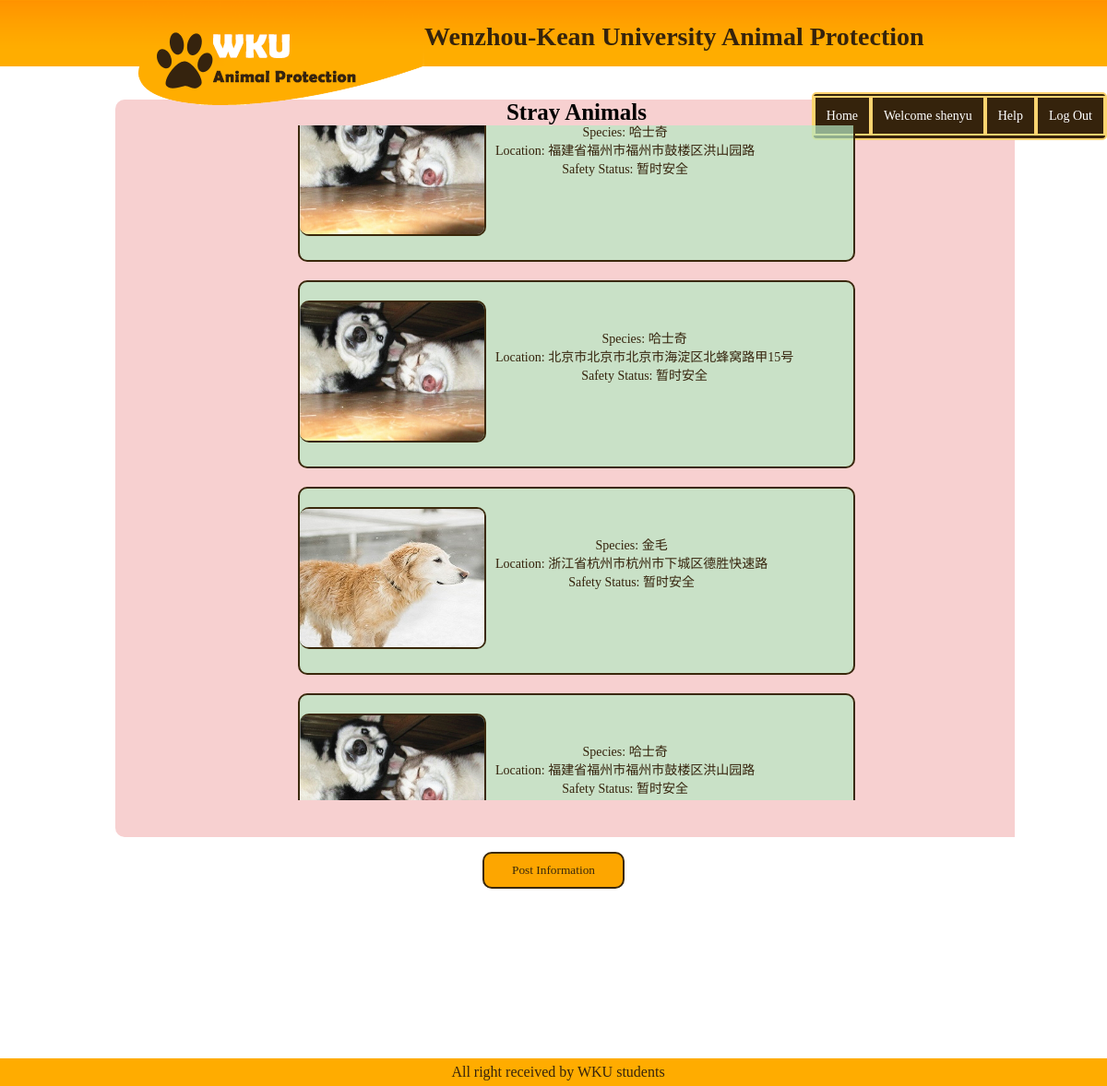
The page /staryPet-main.php (signed in) on the database its author committed.
### tables this page shows
CREATE TABLE IF NOT EXISTS `stary_pet` (
  `id` int(255) NOT NULL AUTO_INCREMENT,
  `uid` int(255) NOT NULL,
  `bin_data` varchar(255) NOT NULL,
  `category` varchar(255) NOT NULL,
  `place` varchar(255) NOT NULL,
  `safe` varchar(255) NOT NULL,
  `message` varchar(255) NOT NULL,
  `jing_du` double NOT NULL,
  `wei_du` double NOT NULL,
  PRIMARY KEY (`id`) USING BTREE
);

### staryPet-main.php (the view, shortened to what this page needs)
<?php
		require_once 'include.php';
		$sql1="select * from stary_pet order by id asc";
		$result1=mysqli_query($link, $sql1);
		if($result1&&mysqli_num_rows($result1))	{
			while($row1=mysqli_fetch_assoc($result1)){
				$data1[]=$row1;
			}
		}
?>
<!DOCTYPE html>
<html>
<head>
<link rel="stylesheet" type="text/css" href="css/main.css">
<link rel="stylesheet" type="text/css" href="css/pet-main.css">
<link rel="stylesheet" type="text/css" href="static/pageGroup.css">
</head>
<body>
	<div class="header">
		<div class="container">
			<div class="header-top">
				<a href="#" id="logo"><img src="img/logo.png" width="310" height="114" alt=""></a>
				<div class="htitle"><h1><a href="#">Wenzhou-Kean University Animal Protection</a></h1></div>
				<div class="hbtn">
					<ul>
						<li><a href="index.php">Home</a></li>
						<li class="php"><?php
							$uid=$_SESSION['uid'];
						if ($_SESSION['policy']==1){
							$htmlCode="<a href=\"personal/personal.php?id=$uid\">Welcome ";
							echo $htmlCode;
						} else {
							$htmlCode="<a href=\"admin/admin.php\">Welcome ";
							echo $htmlCode;
						}
							?> <?php echo $_SESSION['username']?></a>
						</li>
						<li><a href="#">Help</a></li>
						<li><a href="php/out.php">Log Out</a></li>
					</ul>
				</div>
			</div>
		</div>
	</div>
<br>
	<div class="content">
		<div class="cont-inner">
			<div class="cotinnerr">
				<div class="innerr-title">
					<h2>Stray Animals</h2>
				</div>
				<div class="contr-inner">
<?php
	if(!empty($data1)){
	foreach($data1 as $value1){
?>
					<div class="innerr-main">
						<a href="staryPet-detail.php?id=<?php echo $value1['id']?>">
						<img src="<?php echo $value1['bin_data']?> "></a>
							<ul>
								<li>Species: <?php echo $value1['category']?></li>
								<li>Location: <?php echo $value1['place']?></li>
								<li>Safety Status: <?php echo $value1['safe']?></li>
							</ul>
					</div>
<?php }}?>
				</div>
			</div>
			<br>
			<div class="cot2-btn">
				<input type="button" class="button" value="Post Information" onclick="location.href='staryPetSubmit.php'" />
			</div>
		</div>
	</div>
</body>
<footer>
  <p>All right received by WKU students</p>
</footer>
</html>

### css/main.css (style rules this page uses)
a { text-decoration:none; }
li { list-style:none; }
* { margin:0px;padding:0px; font-family: "Comic Sans MS"; }
body { font-size:14px; color: black; margin:0; padding:0; background: url("../img/bg-body.gif"); background-repeat:repeat-x; position:relative; width:100%; min-height:740px; padding-bottom: 100px; box-sizing: border-box; }
.header { width:100%; height:72px; position:relative; margin:0 auto; }
.header a#logo { position:relative; z-index:100; float: left; }
.header a#logo img { border:0; margin-left: 150px; }
.header .container .header-top { overflow:hidden; margin:0px auto; color: white; }
.header .container .header-top h1 { font-family:"Comic Sans MS"; line-height:80px; margin-left:0px; }
.header .container .header-top h1 a { font-size: 28px; font-family: inherit; color: #35230c; }
.header .container .header-top .hbtn { background-color: #35230c; margin-top: 20px; height: 47.5px; float:right; border: solid #000; border-width: 2.5px; border-color: #fcd470; border-radius: 5px; }
.header .container .header-top li { margin-top: -26px; float:left; line-height:100px; }
.header .container .header-top li a { border: solid #000; border-width: 2.5px; border-color: #fcd470; padding: 12px; background-color: #35230c; color: white; }
.header .container .header-top .htitle { float:left; }
.button { border: solid; border-width: 2.5px; background-color: #3a280b; background: #fda600; padding:10px 30px; border-radius:10px; color: #3a280b; margin-bottom: 15px; }
footer { width: 100%; height: 20px; background-color: #ffac00; padding: 5px; float: left; position: absolute; bottom: 0; }
footer p { font-size: 16px; text-align: center; color: #35230c; line-height: 20px; }

### css/pet-main.css (style rules this page uses)
.content { width:100%; overflow:hidden; }
.content .cont-inner { width:1000px; margin:20px auto; overflow:hidden; height: 950px; }
.content .cont-inner .cotinnerr { width:1000px; height:800px; text-align: center; margin-left:25px; background-color: #f7d0d0; border-radius:10px; }
.content .cont-inner .cotinnerr .innerr-title h2 { font-size: 25px; }
.content .cont-inner .cotinnerr .innerr-main { border: solid; border-width: 2.5px; border-color: #3a280b; border-radius:10px; height:200px; width:600px; margin:20px auto; text-align: center; background-color: rgba(183, 233, 196, 0.7); }
.content .cont-inner .cotinnerr .innerr-main img { margin-top: 20px; width:200px; height:150px; float:left; border-top: 2.5px solid #3a280b; border-right: 2.5px solid #3a280b; border-bottom: 2.5px solid #3a280b; border-radius:10px; }
.content .cont-inner .cotinnerr .innerr-main ul { float:left; margin:50px 10px; color: #35230c; }
.cot2-btn { width: 1000px; text-align: center; }
.contr-inner { height: 740px; }

### static/pageGroup.css (style rules this page uses)
* { padding: 0px; margin: 0px; }
body { font-size: 14px; color: #000000; }
li { list-style: none; }

### rows shown on the page
stary_pet: bin_data (picture), category "哈士奇", place "福建省福州市福州市鼓楼区洪山园路", safe "暂时安全"
stary_pet: bin_data (picture), category "哈士奇", place "北京市北京市北京市海淀区北蜂窝路甲15号", safe "暂时安全"
stary_pet: bin_data (picture), category "金毛", place "浙江省杭州市杭州市下城区德胜快速路", safe "暂时安全"

### other values the page prints
$_SESSION['username'] "shenyu"
